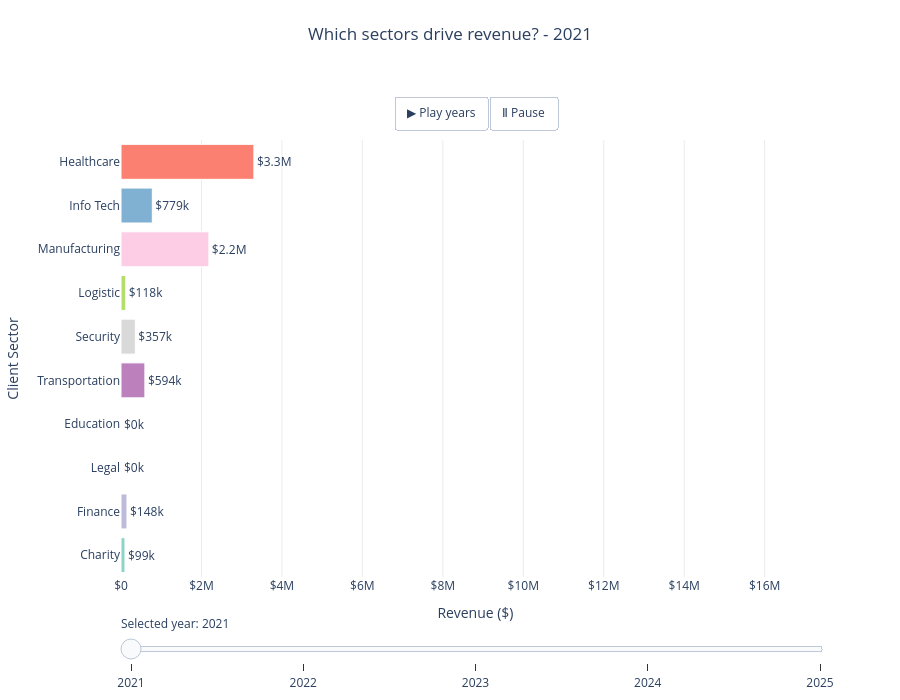

The notebook cell this image was saved under:
### Code cell
# ============================================================
# Cell: Graph 2 - Plotly Graph Objects Chart
# ============================================================

import plotly.graph_objects as go


def sector_bar_justin(data, order=None):
    """One horizontal sector revenue ranking."""
    order = order or [
        s for s in sector_order_justin
        if s in data["SECTOR"].dropna().unique()
    ]

    sector = (
        data.groupby("SECTOR")["REVENUE"].sum()
        .reindex(order, fill_value=0)
        .rename("REVENUE")
        .reset_index()
    )

    total = sector["REVENUE"].sum()
    sector["SHARE"] = sector["REVENUE"] / total * 100 if total else 0

    return go.Bar(
        x=sector["REVENUE"],
        y=sector["SECTOR"],
        orientation="h",
        marker={
            "color": [sector_colours_justin[s] for s in sector["SECTOR"]],
            "line": {"color": "white", "width": 1},
        },
        text=[
            f"${v / 1_000_000:.1f}M" if v >= 1_000_000
            else f"${v / 1_000:.0f}k"
            for v in sector["REVENUE"]
        ],
        textposition="outside",
        customdata=sector[["SHARE"]].values,
        hovertemplate=(
            "<b>%{y}</b><br>"
            "Revenue: $%{x:,.0f}<br>"
            "Share of selected revenue: %{customdata[0]:.1f}%"
            "<extra></extra>"
        ),
    )


def fig_sector_revenue_justin(data, show_buttons=False):
    """Sector revenue ranking; notebook version adds a year animation."""
    if data.empty:
        return blank_figure("No revenue matches these filters")

    years = sorted(data["YEAR"].unique())
    order = [
        s for s in sector_order_justin
        if s in data["SECTOR"].dropna().unique()
    ]

    first_year = years[0]
    first = data[data["YEAR"] == first_year] if show_buttons else data

    fig = go.Figure([
        sector_bar_justin(first, order)
    ])

    if show_buttons:
        fig.frames = [
            go.Frame(
                name=str(year),
                data=[
                    sector_bar_justin(
                        data[data["YEAR"] == year],
                        order
                    )
                ],
                layout=go.Layout(
                    title_text=f"Which sectors drive revenue? - {year}"
                ),
            )
            for year in years
        ]

    max_revenue = max(
        data.groupby(["YEAR", "SECTOR"])["REVENUE"].sum().max()
        if show_buttons
        else data.groupby("SECTOR")["REVENUE"].sum().max(),
        1
    )

    period = (
        str(first_year)
        if show_buttons or len(years) == 1
        else f"{years[0]}–{years[-1]}"
    )

    fig.update_layout(
        title={
            "text": f"Which sectors drive revenue? - {period}",
            "x": 0.5,
            "xanchor": "center",
            "y": 0.96,
            "yanchor": "top",
        },
        xaxis={
            "title": "Revenue ($)",
            "range": [0, max_revenue * 1.18],
            "tickprefix": "$",
            "tickformat": "~s",
            "gridcolor": "rgba(0,0,0,0.08)",
        },
        yaxis={"title": "Client Sector"},
        plot_bgcolor="white",
        height=700 if show_buttons else DASH_CHART_HEIGHT,
        margin={
            "t": 140 if show_buttons else 46,
            "b": 100,
            "l": 100,
            "r": 70,
        },
    )

    if show_buttons:
        steps = [{
            "label": str(year),
            "method": "animate",
            "args": [
                [str(year)],
                {
                    "mode": "immediate",
                    "frame": {"duration": 500, "redraw": True},
                    "transition": {"duration": 300},
                },
            ],
        } for year in years]

        fig.update_layout(
            sliders=[{
                "active": 0,
                "currentvalue": {"prefix": "Selected year: "},
                "pad": {"t": 35},
                "steps": steps,
            }],
            updatemenus=[{
                "type": "buttons",
                "direction": "right",
                "x": 0.5,
                "xanchor": "center",
                "y": 1.10,
                "yanchor": "top",
                "showactive": False,
                "buttons": [
                    {
                        "label": "▶ Play years",
                        "method": "animate",
                        "args": [
                            None,
                            {
                                "fromcurrent": True,
                                "frame": {"duration": 900, "redraw": True},
                                "transition": {"duration": 350},
                            },
                        ],
                    },
                    {
                        "label": "Ⅱ Pause",
                        "method": "animate",
                        "args": [
                            [None],
                            {
                                "mode": "immediate",
                                "frame": {"duration": 0, "redraw": False},
                                "transition": {"duration": 0},
                            },
                        ],
                    },
                ],
            }],
        )

    return fig


fig_sector_revenue_justin(
    base_revenue_justin,
    show_buttons=True
).show()

### Figure 1 — Plotly figure (JSON) as saved in the notebook; plotly's stock layout.template omitted (floating-point values rounded to 4 significant figures)
{"data": [{"customdata": [[1.303], [1.954], [0], [0], [7.833], [4.704], [1.56], [28.81], [10.27], [43.57]], "hovertemplate": "<b>%{y}</b><br>Revenue: $%{x:,.0f}<br>Share of selected revenue: %{customdata[0]:.1f}%<extra></extra>", "marker": {"color": ["#8DD3C7", "#BEBADA", "#FDB462", "#FFFFB3", "#BC80BD", "#D9D9D9", "#B3DE69", "#FCCDE5", "#80B1D3", "#FB8072"], "line": {"color": "white", "width": 1}}, "orientation": "h", "text": ["$99k", "$148k", "$0k", "$0k", "$594k", "$357k", "$118k", "$2.2M", "$779k", "$3.3M"], "textposition": "outside", "type": "bar", "x": [98779, 148180, 0, 0, 593863, 356687, 118311, 2184279, 778501, 3303311], "y": ["Charity", "Finance", "Legal", "Education", "Transportation", "Security", "Logistic", "Manufacturing", "Info Tech", "Healthcare"]}], "layout": {"height": 700, "margin": {"b": 100, "l": 100, "r": 70, "t": 140}, "plot_bgcolor": "white", "sliders": [{"active": 0, "currentvalue": {"prefix": "Selected year: "}, "pad": {"t": 35}, "steps": [{"args": [["2021"], {"frame": {"duration": 500, "redraw": true}, "mode": "immediate", "transition": {"duration": 300}}], "label": "2021", "method": "animate"}, {"args": [["2022"], {"frame": {"duration": 500, "redraw": true}, "mode": "immediate", "transition": {"duration": 300}}], "label": "2022", "method": "animate"}, {"args": [["2023"], {"frame": {"duration": 500, "redraw": true}, "mode": "immediate", "transition": {"duration": 300}}], "label": "2023", "method": "animate"}, {"args": [["2024"], {"frame": {"duration": 500, "redraw": true}, "mode": "immediate", "transition": {"duration": 300}}], "label": "2024", "method": "animate"}, {"args": [["2025"], {"frame": {"duration": 500, "redraw": true}, "mode": "immediate", "transition": {"duration": 300}}], "label": "2025", "method": "animate"}]}], "title": {"text": "Which sectors drive revenue? - 2021", "x": 0.5, "xanchor": "center", "y": 0.96, "yanchor": "top"}, "updatemenus": [{"buttons": [{"args": [null, {"frame": {"duration": 900, "redraw": true}, "fromcurrent": true, "transition": {"duration": 350}}], "label": "▶ Play years", "method": "animate"}, {"args": [[null], {"frame": {"duration": 0, "redraw": false}, "mode": "immediate", "transition": {"duration": 0}}], "label": "Ⅱ Pause", "method": "animate"}], "direction": "right", "showactive": false, "type": "buttons", "x": 0.5, "xanchor": "center", "y": 1.1, "yanchor": "top"}], "xaxis": {"gridcolor": "rgba(0,0,0,0.08)", "range": [0, 17620000.0], "tickformat": "~s", "tickprefix": "$", "title": {"text": "Revenue ($)"}}, "yaxis": {"title": {"text": "Client Sector"}}}}
